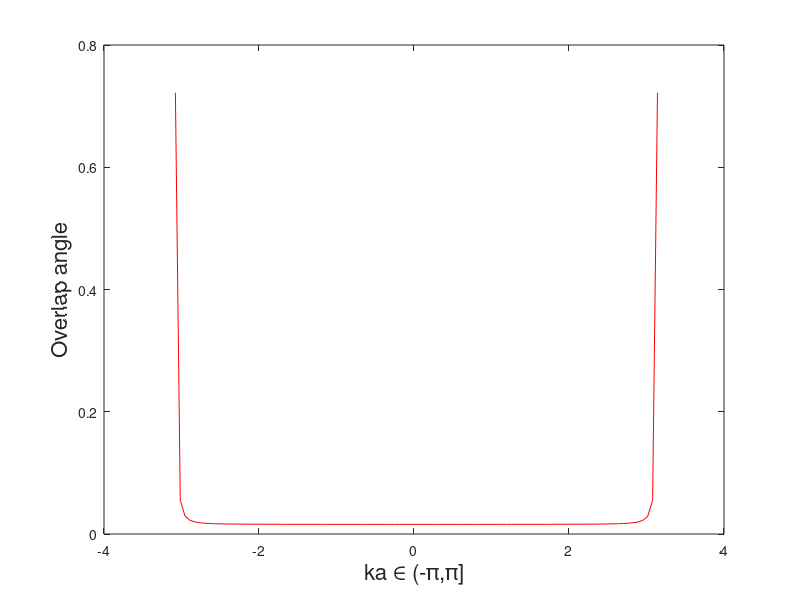

Reproduce this figure in MATLAB.
clear;

v = 99; % setting v/w = 0.99
w = 100;

L = 100 ; % number of unit cells, number of atoms is 2L

kc = [];

angc = [];
berry2 = 1;
for m = 1:1:L
  k = 2*pi*m/L-pi;
  knext = 2*pi*(m-1)/L - pi;
  r = sqrt(v*v + w*w + 2*v*w*cos(k));
  rnext = sqrt(v*v + w*w + 2*v*w*cos(knext));
  
  t = v + w*exp(i*k);
  tnext = v + w*exp(-i*knext);
  overlap = 0.5*(r*rnext + t*tnext);  %obtaining the overlap angle for each k
  angc = [angc, imag(log(overlap))];%*180/pi];
  berry2 = berry2*overlap;
  kc = [kc,k];
end 
 

figure;
  h1 = plot(kc,angc,'r');
  xlabel('ka \in (-\pi,\pi]','Fontsize', 16);
  ylabel('Overlap angle','Fontsize', 16);
  